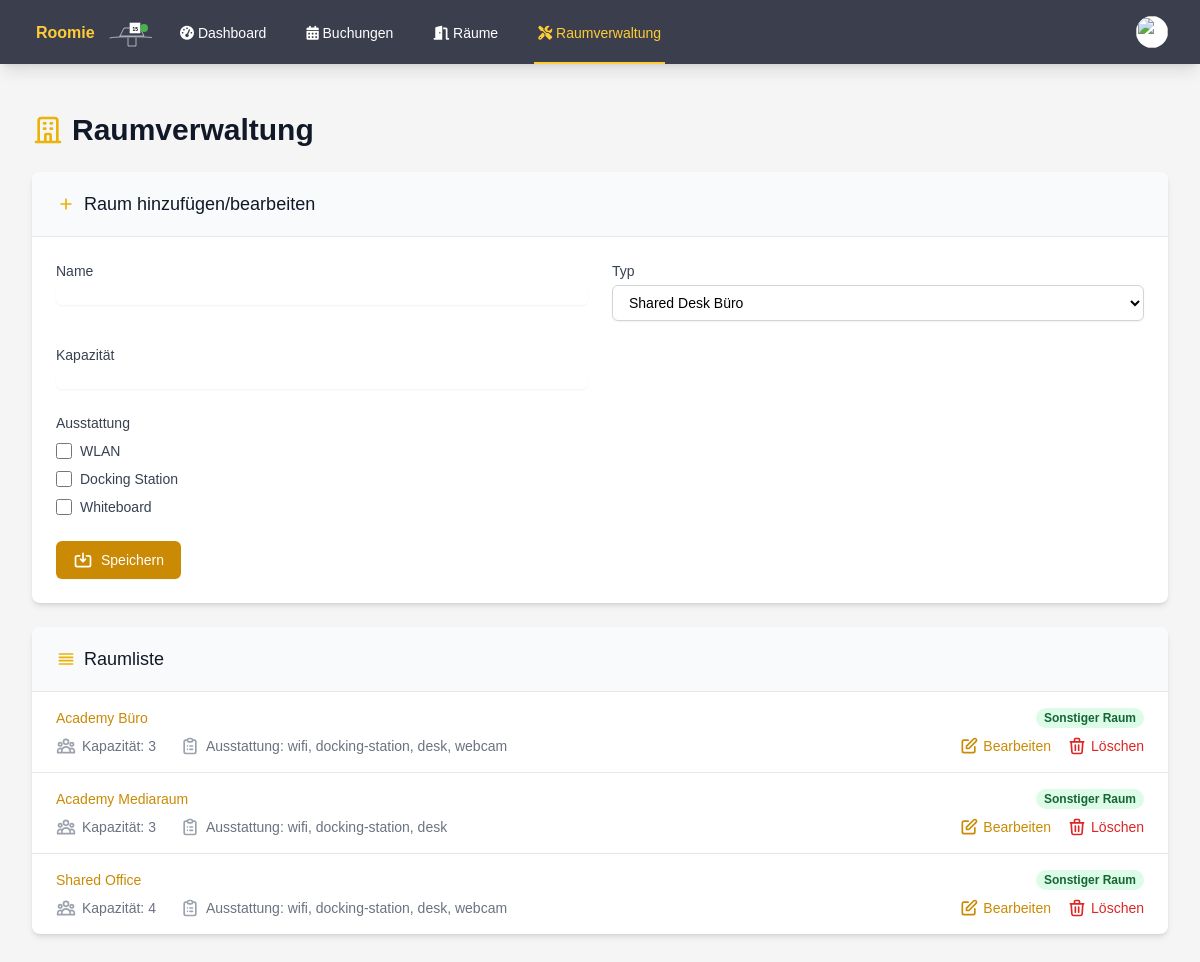
/admin_rooms.php (signed in), run on the app's committed database.
### tables this page shows
CREATE TABLE rooms (
        id INTEGER PRIMARY KEY AUTOINCREMENT,
        name TEXT NOT NULL,
        number TEXT,
        type TEXT NOT NULL,
        capacity INTEGER DEFAULT 0,
        is_favorite INTEGER DEFAULT 0,
        equipment TEXT,
        grid_position INTEGER
    );

### auth.php (called while the page is built, shortened)
<?php
function isAdmin() {
    return isset($_SESSION['is_admin']) && $_SESSION['is_admin'] == 1;
}

### admin_rooms.php (the view, shortened to what this page needs)
<?php
require_once 'auth.php';
$current_page = basename($_SERVER['PHP_SELF']);
try {
    $db = getDatabaseConnection();
    $stmt = $db->query("SELECT * FROM rooms ORDER BY name");
    $rooms = $stmt->fetchAll(PDO::FETCH_ASSOC);
} catch (PDOException $e) {
    $errorMessage = "Datenbankfehler: " . $e->getMessage();
}
function getRoomTypeName($type)
{
    switch ($type) {
        default:
            return 'Sonstiger Raum';
    }
}
?>
<!DOCTYPE html>
<html lang="de">
<head>
    <script src="https://cdn.tailwindcss.com"></script>
    <link rel="stylesheet" href="styles.css">
    <link rel="stylesheet" href="https://cdnjs.cloudflare.com/ajax/libs/font-awesome/6.1.1/css/all.min.css">
</head>
<body class="bg-custom-background">
    <nav class="bg-custom-nav shadow-lg" x-data="{ open: false }">
        <div class="max-w-7xl mx-auto px-4 sm:px-6 lg:px-8">
            <div class="flex justify-between h-16">
                <div class="flex">
                    <div class="flex-shrink-0 flex items-center">
                        <a href="index.php">
                            <img class="h-8 w-auto" src="test.svg" alt="Roomie Logo">
                        </a>
                    </div>
                    <div class="hidden sm:ml-6 sm:flex sm:space-x-8">
                        <a href="index.php" class="inline-flex items-center px-1 pt-1 border-b-2 text-sm font-medium <?php echo $current_page == 'index.php' ? 'active' : 'inactive'; ?>">
                            <i class="fas fa-tachometer-alt"></i>&nbsp;Dashboard
                        </a>
                        <a href="bookings.php" class="inline-flex items-center px-1 pt-1 border-b-2 text-sm font-medium <?php echo $current_page == 'bookings.php' ? 'active' : 'inactive'; ?>">
                            <i class="fas fa-calendar-alt"></i>&nbsp;Buchungen
                        </a>
                        <a href="rooms.php" class="inline-flex items-center px-1 pt-1 border-b-2 text-sm font-medium <?php echo $current_page == 'rooms.php' ? 'active' : 'inactive'; ?>">
                            <i class="fas fa-door-open"></i>&nbsp;Räume
                        </a>
                        <?php if (isAdmin()) : ?>
                            <a href="admin_rooms.php" class="inline-flex items-center px-1 pt-1 border-b-2 text-sm font-medium <?php echo $current_page == 'admin_rooms.php' ? 'active' : 'inactive'; ?>">
                                <i class="fas fa-tools"></i>&nbsp;Raumverwaltung
                            </a>
                        <?php endif; ?>
                    </div>
                </div>
                <div class="hidden sm:ml-6 sm:flex sm:items-center">
                    <div class="ml-3 relative" x-data="{ open: false }">
                        <div>
                            <button @click="open = !open" class="bg-white rounded-full flex text-sm focus:outline-none focus:ring-2 focus:ring-offset-2 focus:ring-yellow-500" id="user-menu" aria-haspopup="true" x-bind:aria-expanded="open">
                                <img class="h-8 w-8 rounded-full" src="<?php echo !empty($user['profile_image']) ? 'uploads/' . htmlspecialchars($user['profile_image']) : 'https://images.unsplash.com/photo-1472099645785-5658abf4ff4e?ixlib=rb-1.2.1&ixid=eyJhcHBfaWQiOjEyMDd9&auto=format&fit=facearea&facepad=2&w=256&h=256&q=80'; ?>" alt="">
                            </button>
                        </div>
                    </div>
                </div>
            </div>
        </div>
    </nav>
    <div class="max-w-7xl mx-auto py-6 sm:px-6 lg:px-8">
        <div class="px-4 py-6 sm:px-0">
            <h1 class="text-3xl font-bold text-gray-900 mb-6 flex items-center">
                Raumverwaltung
            </h1>
            <div class="bg-white shadow-md rounded-lg overflow-hidden mb-6">
                <div class="px-4 py-5 sm:px-6 bg-gray-50">
                    <h3 class="text-lg leading-6 font-medium text-gray-900 flex items-center">
                        <svg class="h-5 w-5 text-yellow-500 mr-2" xmlns="http://www.w3.org/2000/svg" fill="none" viewBox="0 0 24 24" stroke="currentColor">
                            <path stroke-linecap="round" stroke-linejoin="round" stroke-width="2" d="M12 6v6m0 0v6m0-6h6m-6 0H6" />
                        </svg>
                        Raum hinzufügen/bearbeiten
                    </h3>
                </div>
                <div class="border-t border-gray-200">
                    <form action="" method="POST" class="px-4 py-5 sm:p-6">
                        <div class="grid grid-cols-6 gap-6">
                            <div class="col-span-6 sm:col-span-3">
                                <label for="name" class="block text-sm font-medium text-gray-700">Name</label>
                                <input type="text" name="name" id="name" required class="mt-1 focus:ring-yellow-500 focus:border-yellow-500 block w-full shadow-sm sm:text-sm border-gray-300 rounded-md">
                            </div>
                            <div class="col-span-6 sm:col-span-3">
                                <label for="type" class="block text-sm font-medium text-gray-700">Typ</label>
                                <select name="type" id="type" required class="mt-1 block w-full py-2 px-3 border border-gray-300 bg-white rounded-md shadow-sm focus:outline-none focus:ring-yellow-500 focus:border-yellow-500 sm:text-sm">
                                    <option value="shared-desk">Shared Desk Büro</option>
                                </select>
                            </div>
                            <div class="col-span-6 sm:col-span-3">
                                <label for="capacity" class="block text-sm font-medium text-gray-700">Kapazität</label>
                                <input type="number" name="capacity" id="capacity" required class="mt-1 focus:ring-yellow-500 focus:border-yellow-500 block w-full shadow-sm sm:text-sm border-gray-300 rounded-md">
                            </div>
                            <div class="col-span-6">
                                <label class="block text-sm font-medium text-gray-700">Ausstattung</label>
                                <div class="mt-2 space-y-2">
                                    <div class="flex items-center">
                                        <input type="checkbox" id="equipment_wifi" name="equipment[]" value="wifi" class="focus:ring-yellow-500 h-4 w-4 text-yellow-600 border-gray-300 rounded">
                                        <label for="equipment_wifi" class="ml-2 text-sm text-gray-700">WLAN</label>
                                    </div>
                                    <div class="flex items-center">
                                        <input type="checkbox" id="equipment_projector" name="equipment[]" value="docking-station" class="focus:ring-yellow-500 h-4 w-4 text-yellow-600 border-gray-300 rounded">
                                        <label for="equipment_projector" class="ml-2 text-sm text-gray-700">Docking Station</label>
                                    </div>
                                    <div class="flex items-center">
                                        <input type="checkbox" id="equipment_whiteboard" name="equipment[]" value="whiteboard" class="focus:ring-yellow-500 h-4 w-4 text-yellow-600 border-gray-300 rounded">
                                        <label for="equipment_whiteboard" class="ml-2 text-sm text-gray-700">Whiteboard</label>
                                    </div>
                                </div>
                            </div>
                        </div>
                        <div class="mt-6">
                            <button type="submit" class="inline-flex justify-center py-2 px-4 border border-transparent shadow-sm text-sm font-medium rounded-md text-white bg-yellow-600 hover:bg-yellow-700 focus:outline-none focus:ring-2 focus:ring-offset-2 focus:ring-yellow-500 transition duration-150 ease-in-out">
                                <svg class="h-5 w-5 mr-2" xmlns="http://www.w3.org/2000/svg" fill="none" viewBox="0 0 24 24" stroke="currentColor">
                                    <path stroke-linecap="round" stroke-linejoin="round" stroke-width="2" d="M8 7H5a2 2 0 00-2 2v9a2 2 0 002 2h14a2 2 0 002-2V9a2 2 0 00-2-2h-3m-1 4l-3 3m0 0l-3-3m3 3V4" />
                                </svg>
                                Speichern
                            </button>
                        </div>
                    </form>
                </div>
            </div>
            <div class="bg-white shadow-md rounded-lg overflow-hidden">
                <div class="px-4 py-5 sm:px-6 bg-gray-50">
                    <h3 class="text-lg leading-6 font-medium text-gray-900 flex items-center">
                        <svg class="h-5 w-5 text-yellow-500 mr-2" xmlns="http://www.w3.org/2000/svg" fill="none" viewBox="0 0 24 24" stroke="currentColor">
                            <path stroke-linecap="round" stroke-linejoin="round" stroke-width="2" d="M4 6h16M4 10h16M4 14h16M4 18h16" />
                        </svg>
                        Raumliste
                    </h3>
                </div>
                <div class="border-t border-gray-200">
                    <ul class="divide-y divide-gray-200">
                        <?php foreach ($rooms as $room) : ?>
                            <li>
                                <div class="px-4 py-4 sm:px-6 hover:bg-gray-50 transition duration-150 ease-in-out">
                                    <div class="flex items-center justify-between">
                                        <p class="text-sm font-medium text-yellow-600 truncate">
                                            <?php echo htmlspecialchars($room['name']); ?>
                                        </p>
                                        <div class="ml-2 flex-shrink-0 flex">
                                            <p class="px-2 inline-flex text-xs leading-5 font-semibold rounded-full bg-green-100 text-green-800">
                                                <?php echo getRoomTypeName($room['type']); ?>
                                            </p>
                                        </div>
                                    </div>
                                    <div class="mt-2 sm:flex sm:justify-between">
                                        <div class="sm:flex">
                                            <p class="flex items-center text-sm text-gray-500">
                                                Kapazität: <?php echo htmlspecialchars($room['capacity']); ?>
                                            </p>
                                            <p class="mt-2 flex items-center text-sm text-gray-500 sm:mt-0 sm:ml-6">
                                                Ausstattung: <?php echo htmlspecialchars(implode(', ', json_decode($room['equipment'], true) ?? [])); ?>
                                            </p>
                                        </div>
                                        <div class="mt-2 flex items-center text-sm text-gray-500 sm:mt-0">
                                            <button onclick="editRoom(<?php echo htmlspecialchars(json_encode($room)); ?>)" class="font-medium text-yellow-600 hover:text-yellow-500 mr-4 flex items-center">
                                                <svg class="h-5 w-5 mr-1" xmlns="http://www.w3.org/2000/svg" fill="none" viewBox="0 0 24 24" stroke="currentColor">
                                                    <path stroke-linecap="round" stroke-linejoin="round" stroke-width="2" d="M11 5H6a2 2 0 00-2 2v11a2 2 0 002 2h11a2 2 0 002-2v-5m-1.414-9.414a2 2 0 112.828 2.828L11.828 15H9v-2.828l8.586-8.586z" />
                                                </svg>
                                                Bearbeiten
                                            </button>
                                            <a href="?delete=<?php echo $room['id']; ?>" onclick="return confirm('Sind Sie sicher, dass Sie diesen Raum löschen möchten?');" class="font-medium text-red-600 hover:text-red-500 flex items-center">
                                                Löschen
                                            </a>
                                        </div>
                                    </div>
                                </div>
                            </li>
                        <?php endforeach; ?>
                    </ul>
                </div>
            </div>
        </div>
    </div>
</body>
</html>

### styles.css (style rules this page uses)
.active { color: #ffcc33 !important; border-color: #ffcc33 !important; }
.inactive { color: #fff !important; border-color: transparent !important; }
body { font-family: 'Source Sans 3', sans-serif; }
.bg-custom-nav { background-color: #3b3e4d; }
.bg-custom-background { background-color: #f5f5f5; }

### data on the page
rooms: name "Academy Büro", type "Sonstiger Raum", capacity "3", equipment "wifi, docking-station, desk, webcam"
rooms: name "Academy Mediaraum", type "Sonstiger Raum", capacity "3", equipment "wifi, docking-station, desk"
rooms: name "Shared Office", type "Sonstiger Raum", capacity "4", equipment "wifi, docking-station, desk, webcam"
